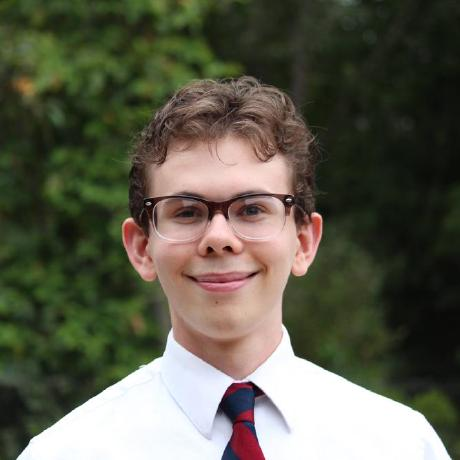
#> input picture face_app/test.jpg, 460 x 460 px, found by its file name
$ python -i face_detection.py   (imports and definitions only)
#> lines starting #> are read from the running program, lines starting #| are printed output that depends on the picture; after the words box and inside, x2 and y2 are one past the last pixel; in counts of white or black regions, pixels touching at a corner belong together; pictures that were not available may be replaced by others from this repository, and a replacement may not be noted
import cv2
import matplotlib.pyplot as plt


def draw_mustache(filename):
    # Load the cascade
#> called with filename = 'test.jpg'
    face_cascade = cv2.CascadeClassifier('./haarcascade_frontalface_default.xml')

    # Read the input image
    img = cv2.imread('static/uploads/'+filename)
#> img is the input picture: shape (460, 460, 3); mean B, G, R 77.3, 92.8, 93.9
    hat1 = cv2.imread('appfolio_hat.png',1)

    tmp = cv2.cvtColor(hat1, cv2.COLOR_BGR2GRAY)
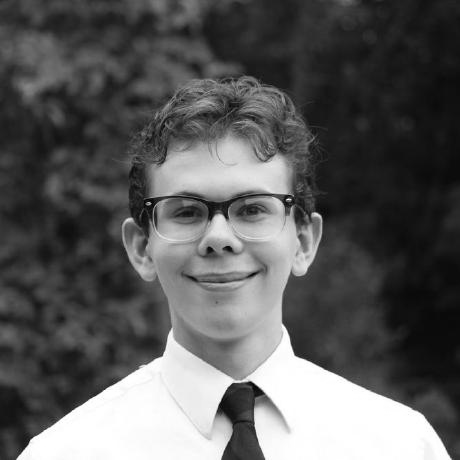
#> tmp: shape (460, 460); min 1, max 255, mean 91.4
    _,alpha = cv2.threshold(tmp,0,255,cv2.THRESH_BINARY)
#> alpha: shape (460, 460); every value is 255
    b, g, r = cv2.split(hat1)
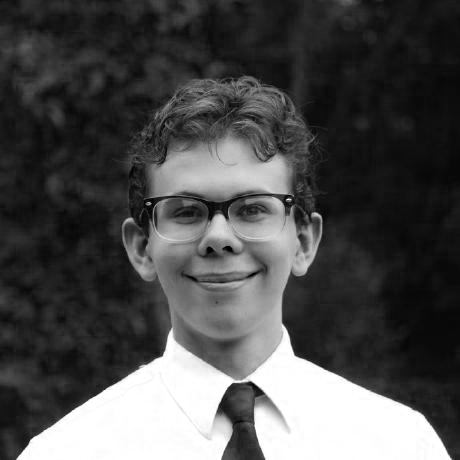
#> b: shape (460, 460); min 0, max 255, mean 77.3
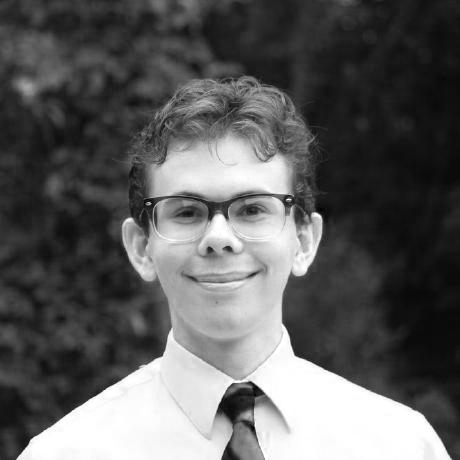
#> r: shape (460, 460); min 0, max 255, mean 93.9
    rgba = [b,g,r, alpha]
    dst  = cv2.merge(rgba,4)
    cv2.imwrite("test.png", dst)
    temp = cv2.imread('test.png')
    # Convert into grayscale
    gray = cv2.cvtColor(img, cv2.COLOR_BGR2GRAY)

    # Detect faces
    faces = face_cascade.detectMultiScale(gray, 1.1, 4)
#> faces = [[124, 131, 196, 196]]

     # Draw rectangle around the faces
    for (x, y, w, h) in faces:
        cv2.rectangle(img, (x, y), (x+w, y+h), (255, 255, 255), -1)
#> this loop made 1 pass
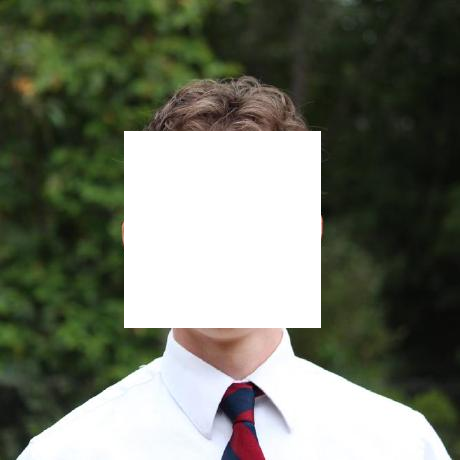
#> img: shape (460, 460, 3); 18.34% of pixels changed, all inside (x1, y1, x2, y2) = (124, 131, 321, 328)
        # [6 lines of commented-out code are left out]
    RGB_img = cv2.cvtColor(img, cv2.COLOR_BGR2RGB)
    plt.imshow(RGB_img,cmap=None,  interpolation = 'bicubic')
    plt.xticks([]), plt.yticks([])  # to hide tick values on X and Y axis
    newfilename = "altered_" + filename
    plt.savefig('static/uploads/' + newfilename)
    return newfilename

>>> result = draw_mustache('test.jpg')
